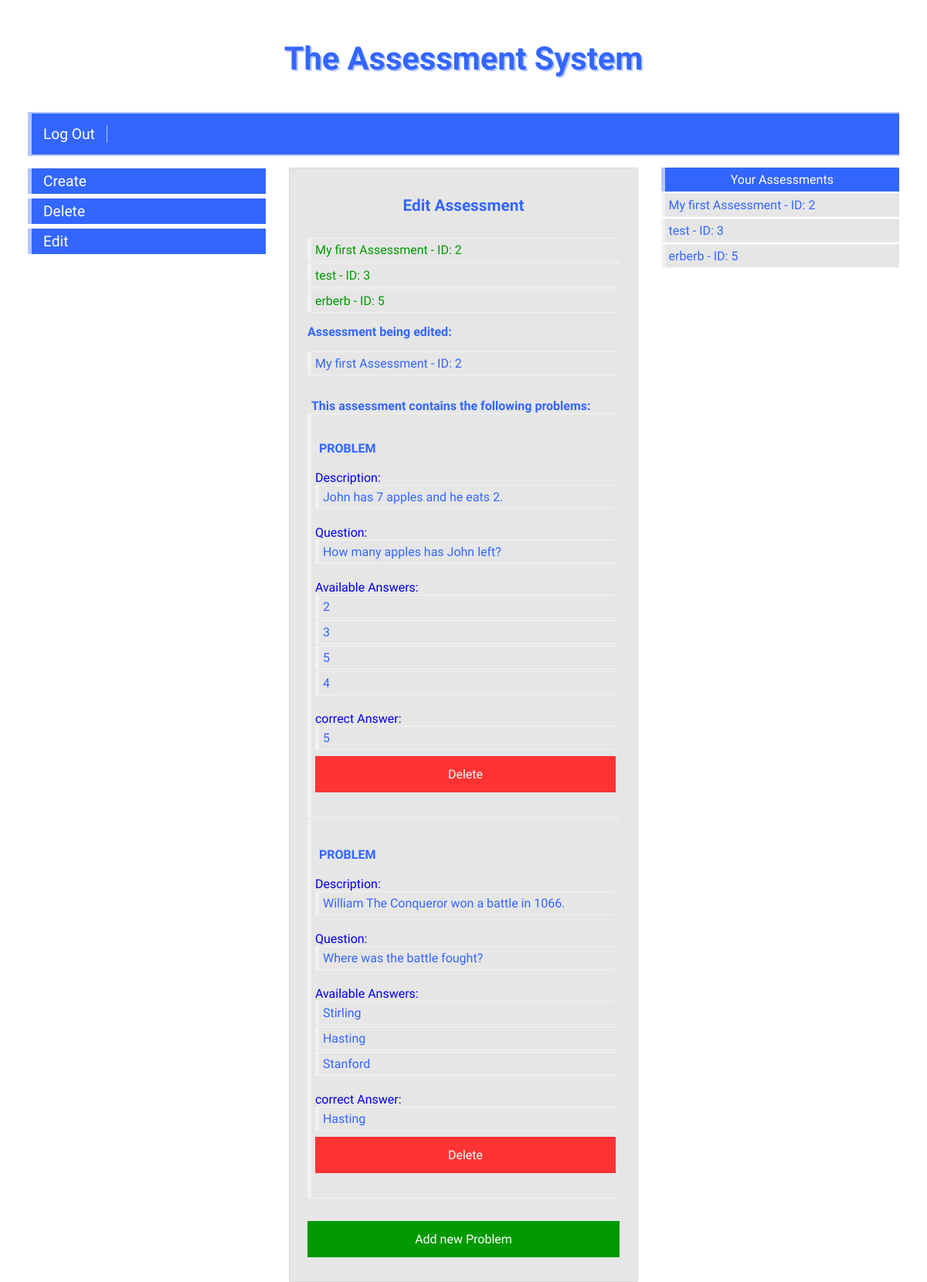
Page /edit-assessment/edit/2/ (signed in) on the committed database.
### assessment/models.py (models this page shows)
class Assessment(models.Model):
    creator = models.ForeignKey(settings.AUTH_USER_MODEL, on_delete=models.CASCADE, editable=False)
    title = models.CharField(max_length=100, blank=True)
    def __str__(self):
        return f'{self.title} - ID: {self.id}'

class Problem(models.Model):
    creator = models.ForeignKey(settings.AUTH_USER_MODEL, on_delete=models.CASCADE, editable=False)
    assessment = models.ForeignKey(Assessment, on_delete=models.CASCADE)
    description = models.TextField(blank=True)
    question = models.CharField(max_length=255, blank=False)
    is_finished = models.BooleanField(default=False)
    def __str__(self):
        return self.question

class Answer(models.Model):
    creator = models.ForeignKey(settings.AUTH_USER_MODEL, on_delete=models.CASCADE, editable=False)
    answer = models.CharField(max_length=255)
    question = models.ForeignKey(Problem, on_delete=models.CASCADE)
    is_correct_answer = models.BooleanField(default=False)
    def __str__(self):
        return self.answer

### assessment/views.py (the view)
# urls.py: path('edit-assessment/edit/', views.edit_assessment, name='edit-assessment'),
def edit(request, assessment_id):
    current_assessment = Assessment.objects.get(
        id=assessment_id
    )
    user_id = request.user.id
    current_user = User.objects.get(id=user_id)
    user_assessments = Assessment.objects.filter(creator__id=user_id).exclude(title='')
    assessment_problems = Problem.objects.filter(creator=current_user, assessment=current_assessment)
    problems_data = {}
    for problem in assessment_problems:
        answers = Answer.objects.filter(creator=current_user, question=problem)
        correct_answer = Answer.objects.filter(question=problem, is_correct_answer=True)
        problems_data.update({problem: (answers, correct_answer)})
    print(problems_data)
    create_problem_form = CreateProblemForm()
    create_assessment_form = CreateAssessmentForm()
    problem_with_no_answer = None
    for question in Problem.objects.filter(creator=request.user):
        if len(Answer.objects.filter(creator=request.user, question=question)) == 0:
            problem_with_no_answer = question
    template_name = 'edit_assessment.html'
    context = {
        'create_assessment_form': create_assessment_form,
        'create_problem_form': create_problem_form,
        'assessment_problems': assessment_problems,
        'user_assessments': user_assessments,
        'current_assessment': current_assessment,
        'problem_with_no_answer': problem_with_no_answer,
        'problems_data': problems_data,
    }
    return render(request, template_name, context)

### assessment/templates/assessment/edit_assessment.html (shortened to what this page needs)
{% extends 'home.html' %}
{% block main-content-teacher %}
{% if user_assessments %}
<h1>Edit Assessment</h1>
{% for assessment in user_assessments %}
<ul><a id="editable-assessment" href="{% url 'edit' assessment.id %}">{{ assessment }} </a></ul>
{% endfor %}
{% else %}
No assessment to edit.
{% endif %}
{% if current_assessment %}
<h3>Assessment being edited: </h3>
<ul>{{ current_assessment }}</ul>
{% endif %}
{% if assessment_problems %}
<h2>This assessment contains the following problems:</h2>
{% for problem, data in problems_data.items %}
<ul>
    <a href="{% url 'edit-problem' problem.id %}">
        <h2>PROBLEM</h2>
        <br>
        {% if problem.description != '' %}
        Description:
        <ul>{{ problem.description }}</ul>
        {% endif %}
        <br>Question:
        <ul>{{ problem }}</ul>
        <br>Available Answers:
        {% for answer in data.0 %}
        <ul>{{ answer.answer }}</ul>
        {% endfor %}
        {% for correct_answer in data.1 %}
        <br>correct Answer:
        <ul>{{ correct_answer.answer }}</ul>
        {% endfor %}
    </a>
    <a id="delete-problem" href="{% url 'delete-problem' problem.id %}">Delete</a>
    <br>
</ul>
{% endfor %}
{% endif %}
{% if current_assessment %}
<br><a id="add-problem" href="{% url 'add-problem' current_assessment.id %}">Add new Problem</a>
{% endif %}
{% endblock %}

### core/templates/core/home.html (shortened to what this page needs)
{% extends 'base.html' %}
{% block content %}
<div class="col-12" id="logo">
    <h1><a href="{% url 'home' %}" class="logo">The Assessment System</a></h1>
</div>
<div class="col-12" id="navbar">
    {% if not user.is_authenticated %}
    <a href="{% url 'login' %}" class="navbar-button">Log In</a>
    <a href="{% url 'signup' %}" class="navbar-button">Sign Up</a>
    {% else %}
    <a href="{% url 'logout' %}" class="navbar-button">Log Out</a>
    {% endif %}
</div>
{% if user.role == 'Teacher' %}
<div class="col-3" id="left-side-teacher">
    <br><a href="{% url 'create-assessment' %}" name="create-assessment" class="left-side-button">Create</a>
    <br><a href="{% url 'delete-assessment' %}" name="delete-assessment" class="left-side-button">Delete</a>
    <br><a href="{% url 'edit-assessment' %}" name="edit-assessment" class="left-side-button">Edit</a>
</div>
<div class="col-6" id="main-content-teacher">
    {% block main-content-teacher %}
    {% endblock %}
</div>
<div class="col-3" id="right-side-teacher">
    {% if user_assessments %}
    <h3 class="right-side-title">Your Assessments</h3>
    {% for assessment in user_assessments %}
    <ul class="assessments-list">{{ assessment }}</ul>
    {% endfor %}
    {% else %}
    <h3>You have no assessments.</h3>
    {% endif %}
</div>
{% endif %}
{% endblock %}

### assessmentsystem/static/assessmentsystem/css/style.css (style rules this page uses)
* { box-sizing: border-box; }
[class*="col-"] { float: left; padding: 15px; border: 1px ; }
.col-3 { width: 30%; }
.col-6 { width: 40%; }
.col-12 { width: 100%; }
body { font-family: sans-serif; margin-left: 3%; margin-right: 3%; background-image: url("/static/assessmentsystem/images/pxfuel.com.jpg") 100 0 no-repeat fixed; }
#logo { text-align: center; font-family: 'Armata'; font-size: 2em; }
.logo { color: #3366ff; text-shadow: 2px 2px #b3c6ff; }
a:link { text-decoration: none; }
#navbar { background-color: #3366ff; border-top: 2px solid #b3c6ff; border-bottom: 2px solid #b3c6ff; border-left: 5px solid #b3c6ff; }
.navbar-button { color: white; font-family: 'Armata'; margin-right: 15px; font-size: 120%; border-right: 1px solid #b3c6ff; padding-right: 15px; }
.left-side-button { color: white; font-family: 'Armata'; font-size: 120%; background-color: #3366ff; padding-right: 3px; padding-left: 15px; padding-top: 5px; padding-bottom: 5px; display: block; border-left: 5px solid #b3c6ff; margin-bottom: -12px; margin-right: 30px; }
.right-side-title { font-family: 'Armata'; color: white; font-size: 100%; margin-block-start: 0px; margin-block-end: 2px; background-color: #3366ff; padding: 6px; font-weight: normal; text-align: center; border-left: 5px solid #b3c6ff; margin-left: 15px; }
#left-side-teacher { padding: 0px; margin-top: -2px; }
div#right-side-teacher { float: left; padding-right: 0px; }
ul { font-family: 'Rosario'; color: #3366ff; font-size: 100%; list-style-type: none; padding: 5px; background-color: #e6e6e6; margin-block-start: 0px; margin-block-end: 2px; border-left: 5px solid #f2f2f2; border-bottom: 1px solid #f2f2f2; border-top: 1px solid #f2f2f2; }
h2 { font-family: 'Armata'; font-size: 130%; margin-top: 0px; }
h1 { text-align: center; font-family: 'Armata'; font-size: 130%; margin-bottom: 30px; color: #3366ff; }
#main-content-teacher { font-family: 'Armata'; color: black; margin-top: 15px; background-color: #e6e6e6; padding: 2%; border: 1px solid #d9d9d9; }
h3 { font-family: 'Armata'; font-size: 100%; margin-top: 0px; color: #3366ff; margin-top: 15px; font-weight: bold; }
h2 { font-family: 'Armata'; font-size: 100%; font-weight: bold; margin-top: 30px; margin-bottom: 0px; color: #3366ff; border-left: 5 solid #3366ff; padding-left: 5px; }
.assessments-list { margin-left: 15px; }
a#delete-problem { font-family: 'Armata'; font-size: 100%; width: 100%; background-color: #ff3333; color: white; padding: 14px 20px; margin: 8px 0; border: none; cursor: pointer; display: block; text-align: center; }
a#add-problem { font-family: 'Armata'; font-size: 100%; width: 100%; background-color: #009900; color: white; padding: 14px 20px; margin: 8px 0; border: none; cursor: pointer; display: block; text-align: center; }
a#editable-assessment { color: #009900; }

### rows in the picture
Assessment: title+id "My first Assessment - ID: 2"
Assessment: title+id "test - ID: 3"
Assessment: title+id "erberb - ID: 5"
Problem: description "John has 7 apples and he eats 2.", question "How many apples has John left?"
Answer: answer "2"
Answer: answer "3"
Answer: answer "5"
Answer: answer "4"
Problem: description "William The Conqueror won a battle in 1066.", question "Where was the battle fought?"
Answer: answer "Stirling"
Answer: answer "Hasting"
Answer: answer "Stanford"
